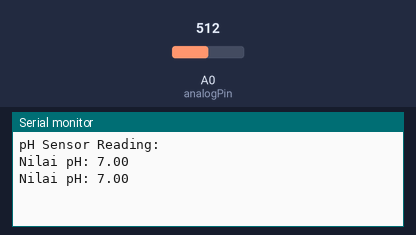
Simulated run of this sketch. Board: Arduino Uno, built with avr-gcc and run on an emulated ATmega328P. On the bench: the last lines printed to the serial monitor. Inputs (shaded band) come from the test bench; at power-on: A0 (analogPin) = 512.

Above: at 1.8 s.
1.9 s: A0 (analogPin) set to 716
At 2.6 s:
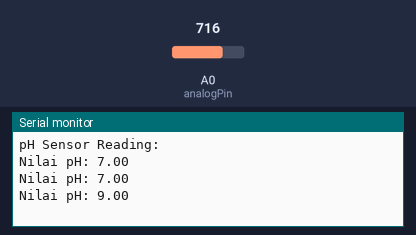
3.4 s: A0 (analogPin) set to 900
At 4.8 s:
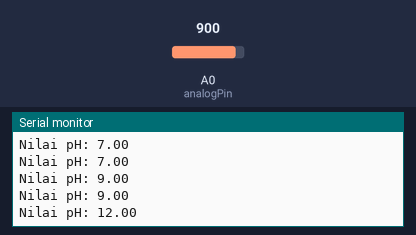
Timing chart, 0 to 6.4 s (numbered marks = the images above; inputs shaded):
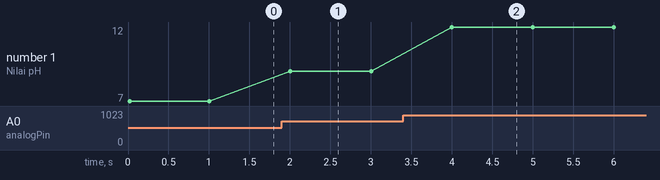

The sketch:

ph.ino
```cpp
// Pin yang digunakan untuk sensor pH
const int analogPin = A0;

void setup() {
  // Inisialisasi Serial Monitor
  Serial.begin(9600);
  Serial.println("pH Sensor Reading:");
}

void loop() {
  // Membaca nilai analog dari sensor pH
  int sensorValue = analogRead(analogPin);

  // Mengonversi nilai analog menjadi nilai pH
  float pHValue = map(sensorValue, 0, 1023, 0, 14);

  // Menampilkan nilai pH ke Serial Monitor
  Serial.print("Nilai pH: ");
  Serial.println(pHValue);

  // Tunda beberapa detik sebelum membaca kembali
  delay(1000);
}
```

Measured:
- after the input at 1.9 s, the serial monitor: prints a new line after 0.10 s (image 1)
- after the input at 3.4 s, the serial monitor: prints a new line after 0.60 s (image 2)
- plotted number 1: 7 → 9 after the input at 1.9 s, 9 → 12 after the input at 3.4 s
